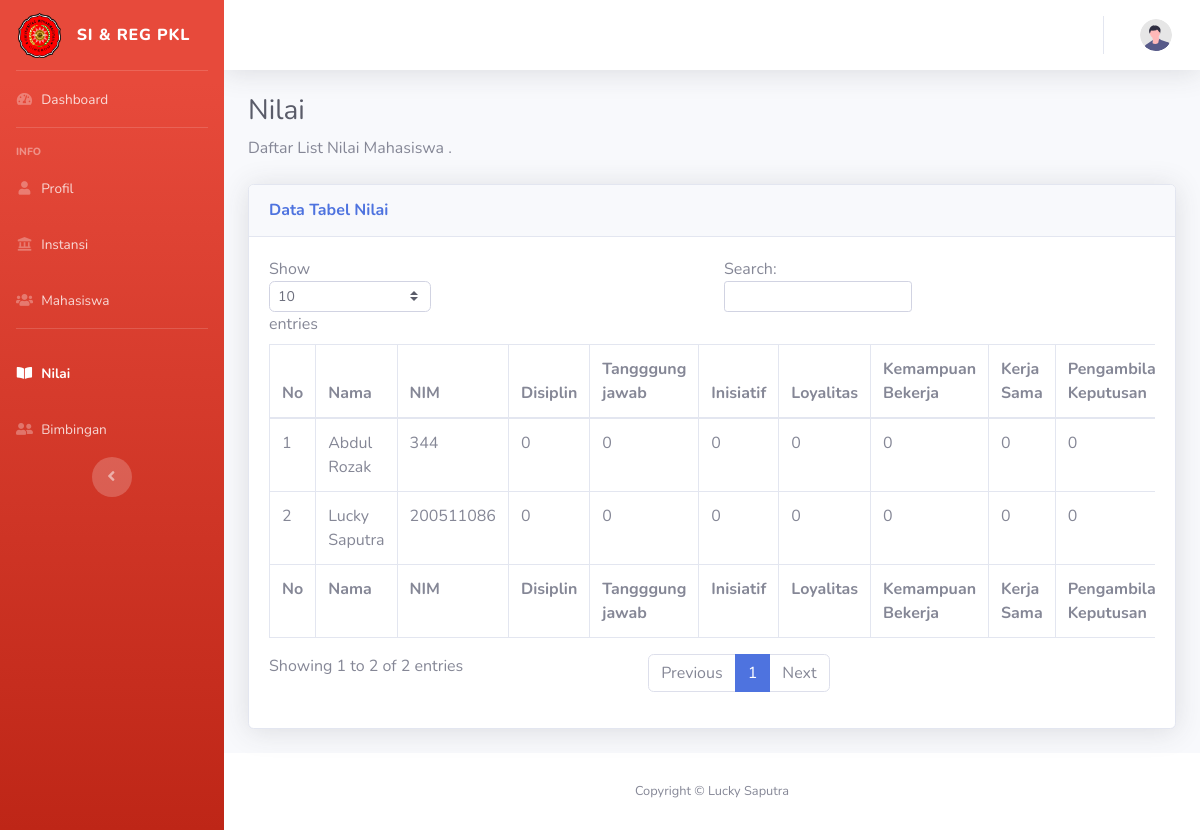
The page /dosen/nilai.php on the database its author committed.
### tables this page shows
CREATE TABLE `pendaftaran` (
  `id_daftar` int(11) NOT NULL,
  `nama_mhs` varchar(50) NOT NULL,
  `nim` varchar(15) NOT NULL,
  `nohp_mhs` varchar(30) NOT NULL,
  `prodi` varchar(30) NOT NULL,
  `nidn` varchar(20) NOT NULL,
  `nama_pem` varchar(50) NOT NULL,
  `nohp_pem` varchar(20) NOT NULL,
  `nama_inst` varchar(50) NOT NULL,
  `alamat_inst` varchar(100) NOT NULL,
  `nohp_inst` varchar(20) NOT NULL,
  `jdwl_bimbing` date NOT NULL,
  `jmlh_bimbingan` int(5) NOT NULL,
  `nilai_disiplin` int(5) NOT NULL,
  `nilai_tjwb` int(5) NOT NULL,
  `nilai_inisiatif` int(5) NOT NULL,
  `nilai_loyal` int(5) NOT NULL,
  `nilai_kerja` int(5) NOT NULL,
  `nilai_kerjasama` int(5) NOT NULL,
  `nilai_keputusan` int(5) NOT NULL,
  `nilai_sikap` int(5) NOT NULL,
  `nilai_jujur` int(5) NOT NULL,
  `nilai_hasilkerja` int(5) NOT NULL,
  `nilai_penulisan` int(5) NOT NULL,
  `nilai_penelitian` int(5) NOT NULL
);

### dosen/nilai.php (the view, shortened to what this page needs)
<?php
  include('../koneksi.php');
  ?>
<!DOCTYPE html>
<html lang="en">
<head>
<link href="vendor/fontawesome-free/css/all.min.css" rel="stylesheet" type="text/css">
<link href="css/sb-admin-2.min.css" rel="stylesheet">
</head>
<body id="page-top">
<div id="wrapper">
    <ul class="navbar-nav bg-gradient-danger sidebar sidebar-dark accordion" id="accordionSidebar">
        <a class="sidebar-brand d-flex align-items-center justify-content-center" href="dashboard.php">
            <div class="sidebar-brand-icon">
                <img src="../assets/img/faviconumc.png" alt="" width="43" height="45" class="d-inline-block align-text-top">
            </div>
            <div class="sidebar-brand-text mx-3">SI & REG PKL </div>
        </a>
        <hr class="sidebar-divider my-0">
        <li class="nav-item ">
            <a class="nav-link" href="dashboard.php">
                <i class="fas fa-fw fa-tachometer-alt"></i>
                <span>Dashboard</span></a>
        </li>
        <hr class="sidebar-divider">
        <div class="sidebar-heading">
            Info
        </div>
        <li class="nav-item ">
            <a class="nav-link" href="profile.php">
                <i class="fas fa-fw fa-user"></i>
                <span>Profil</span></a>
        </li>
        <li class="nav-item ">
            <a class="nav-link" href="instansi.php">
                <i class="fas fa-fw fa-landmark"></i>
                <span>Instansi</span></a>
        </li>
        <li class="nav-item">
                <a class="nav-link" href="mahasiswa.php">
                    <i class="fas fa-fw fa-users"></i>
                    <span>Mahasiswa</span></a>
            </li>
        <hr class="sidebar-divider d-none d-md-block">
        <li class="nav-item active">
            <a class="nav-link" href="nilai.php">
                <i class="fas fa-fw fa-book-open"></i>
                <span>Nilai</span></a>
        </li>
        <li class="nav-item ">
            <a class="nav-link" href="Bimbingan.php">
                <i class="fas fa-fw fa-user-friends   "></i>
                <span>Bimbingan</span></a>
        </li>
            <div class="text-center d-none d-md-inline">
                <button class="rounded-circle border-0" id="sidebarToggle"></button>
            </div>
        </ul>
        <div id="content-wrapper" class="d-flex flex-column">
            <div id="content">
                <nav class="navbar navbar-expand navbar-light bg-white topbar mb-4 static-top shadow">
                    <ul class="navbar-nav ml-auto">
                        <li class="nav-item dropdown no-arrow">
                            <a class="nav-link dropdown-toggle" href="#" id="userDropdown" role="button"
                                data-toggle="dropdown" aria-haspopup="true" aria-expanded="false">
                                <img class="img-profile rounded-circle"
                                    src="img/undraw_profile.svg">
                            </a>
                        </li>
                    </ul>
                </nav>
                <div class="container-fluid">
                    <h1 class="h3 mb-2 text-gray-800">Nilai</h1>
                    <p class="mb-4">Daftar List Nilai Mahasiswa .</p>
                    <div class="card shadow mb-4">
                        <div class="card-header py-3">
                            <h6 class="m-0 font-weight-bold text-primary">Data Tabel Nilai</h6>
                        </div>
                        <div class="card-body">
                            <div class="table-responsive">
                                <table class="table table-bordered" id="dataTable" width="100%" cellspacing="0">
                        </div>
                        </div>
                                    <thead>
                                        <tr>
                                            <th>No</th>
                                            <th>Nama</th>
                                            <th>NIM</th>
                                            <th>Disiplin</th>
                                            <th>Tangggung jawab</th>
                                            <th>Inisiatif</th>
                                            <th>Loyalitas</th>
                                            <th>Kemampuan Bekerja</th>
                                            <th>Kerja Sama</th>
                                            <th>Pengambilan Keputusan</th>
                                        </tr>
                                    </thead>
                                    <tfoot>
                                        <tr>
                                        <th>No</th>
                                            <th>Nama</th>
                                            <th>NIM</th>
                                            <th>Disiplin</th>
                                            <th>Tangggung jawab</th>
                                            <th>Inisiatif</th>
                                            <th>Loyalitas</th>
                                            <th>Kemampuan Bekerja</th>
                                            <th>Kerja Sama</th>
                                            <th>Pengambilan Keputusan</th>
                                        </tr>
                                    </tfoot>
                                    <tbody>
                            <?php
                                                    $nidn = $_SESSION['username'];
                                                    $query = "SELECT * FROM pendaftaran WHERE nidn LIKE '$nidn'";
                                                    $result = mysqli_query($kon, $query);
                                                 $no = 1;
                                                 while($row = mysqli_fetch_assoc($result))
                                                 {
                           ?>
                                    <tr>
                                        <td><?php echo $no; ?></td>
                                        <td><?php echo $row['nama_mhs']; ?></td>
                                        <td><?php echo $row['nim']; ?></td>
                                        <td><?php echo $row['nilai_disiplin']; ?></td>
                                        <td><?php echo $row['nilai_tjwb']; ?></td>
                                        <td><?php echo $row['nilai_inisiatif']; ?></td>
                                        <td><?php echo $row['nilai_loyal']; ?></td>
                                        <td><?php echo $row['nilai_kerja']; ?></td>
                                        <td><?php echo $row['nilai_kerjasama'] ?></td>
                                        <td><?php echo $row['nilai_keputusan']; ?></td>
                                    </tr>
                                    <?php
                                        $no++;
                                    }
                                    ?>
                                    </tbody>
                            </div>
                        </div>
                    </div>
                </div>
            </div>
            <footer class="sticky-footer bg-white">
                <div class="container my-auto">
                    <div class="copyright text-center my-auto">
                        <span>Copyright &copy; Lucky Saputra</span>
                    </div>
                </div>
            </footer>
</body>
</html>

### rows shown on the page
pendaftaran: nama_mhs "Abdul Rozak", nim "344", nilai_disiplin "0", nilai_tjwb "0", nilai_inisiatif "0", nilai_loyal "0", nilai_kerja "0", nilai_kerjasama "0", nilai_keputusan "0"
pendaftaran: nama_mhs "Lucky Saputra", nim "200511086", nilai_disiplin "0", nilai_tjwb "0", nilai_inisiatif "0", nilai_loyal "0", nilai_kerja "0", nilai_kerjasama "0", nilai_keputusan "0"
